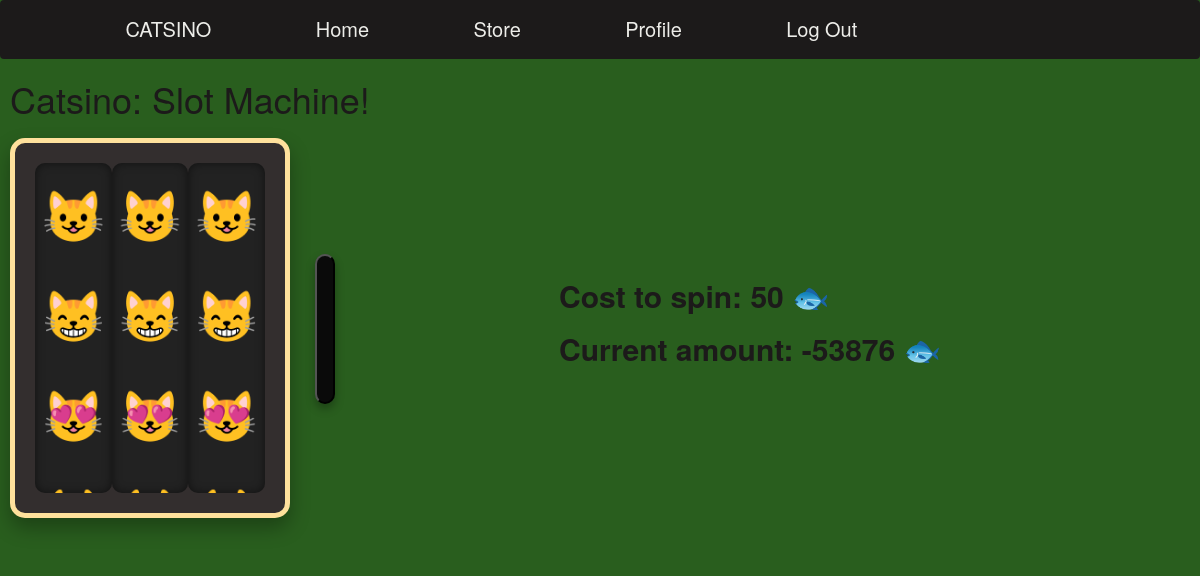
The app's page /slots (signed in), older data.
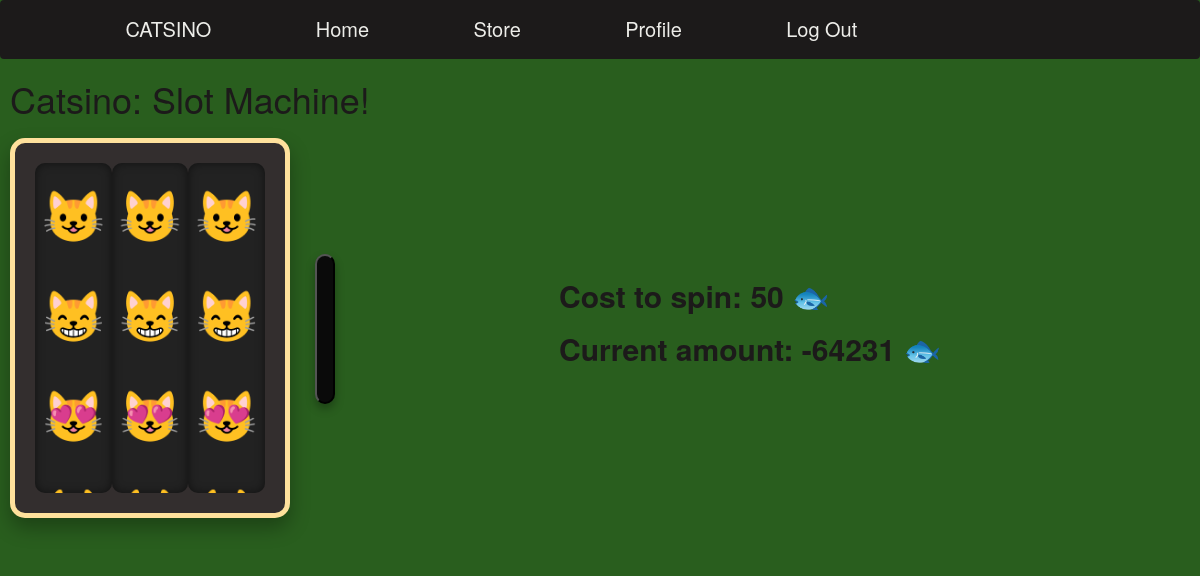
The same page, newer data.
### tables this page shows
CREATE TABLE user_base(username TEXT, password TEXT, pfp TEXT, path TEXT, inv TEXT, cash INTEGER, wins INTEGER);

### __init__.py (the view)
@app.route('/slots')
def slots():
    db = sqlite3.connect(DB_FILE)
    c = db.cursor()
    query = f"SELECT cash FROM user_base WHERE rowid={session['u_rowid'][0]}"
    c.execute(query)
    data = c.fetchall()
    db.commit()
    db.close()
    return render_template('slots.html', won=data[0][0])

### templates/slots.html (shortened to what this page needs)
<!DOCTYPE html>
<html>
<head>
  <link rel="stylesheet" href="https://maxcdn.bootstrapcdn.com/bootstrap/3.4.1/css/bootstrap.min.css">
  <link rel='stylesheet' href='../static/css/slots.css'>
</head>
<body>
  <div class="navbar">
    <div class='nav'>
      <a href='/'> CATSINO </a>
    </div>
    <div class="nav">
      <a href='/'> Home </a>
    </div>
    <div class="nav">
      <a href="/store"> Store </a>
    </div>
    <div class="nav">
      <a href="/profile"> Profile </a>
    </div>
    <div class="nav">
      <a href="/logout"> Log Out </a>
    </div>
  </div>
  <div class="titlebox">
    <h1 class="title">Catsino: Slot Machine! </h1>
  </div>
  <div class='slot-container'>
    <div class="slot-machine">
      <div class="reel" id="reel1">
        <div class="symbol-container" id="symbol-container1">
          <div class="symbol">😺</div>
          <div class="symbol">😸</div>
          <div class="symbol">😻</div>
          <div class="symbol">🙀</div>
        </div>
      </div>
      <div class="reel" id="reel2">
        <div class="symbol-container" id="symbol-container2">
          <div class="symbol">😺</div>
          <div class="symbol">😸</div>
          <div class="symbol">😻</div>
          <div class="symbol">🙀</div>
        </div>
      </div>
      <div class="reel" id="reel3">
        <div class="symbol-container" id="symbol-container3">
          <div class="symbol">😺</div>
          <div class="symbol">😸</div>
          <div class="symbol">😻</div>
          <div class="symbol">🙀</div>
        </div>
      </div>
      <input class="handle" id="handle" type="button">
    </div>
    <div class="spendtxt">
      <p class="cost"> Cost to spin: 50 🐟  </p>
      <p class="cost" > Current amount: <span id="balance">{{won}}</span> 🐟 </p>
    </div>
  </div>
  <div id="confetti" class="confetti"></div>
</body>
</html>

### static/css/slots.css (style rules this page uses)
* { margin: 0; padding: 0; box-sizing: border-box; }
body { background-color: #295E1E; }
.navbar { display: grid; grid-template-columns: auto auto auto auto auto auto auto auto auto auto; font-size: 20px; align-items: center; list-style-type: none; background-color: #1c1a1a; align-self: center; }
.nav { float: top; overflow: hidden; text-align: center; padding: 14px 16px; }
.nav a { color: #EDEDE9; text-decoration: none; }
.slot-container { display: grid; grid-template-columns: auto auto; align-items: center; }
.spendtxt { align-self: center; font-weight: bold; font-size: 30px; color: #1c1a1a; }
.titlebox { margin: 10px; align-items: center; color: #1c1a1a; }
.slot-machine { margin: 10px; display: flex; justify-content: space-around; align-items: center; width: 280px; height: 380px; background-color: #332e2e; border-radius: 15px; box-shadow: 0 10px 20px rgba(0, 0, 0, 0.3); position: relative; padding: 20px; border: 5px solid #ffe19c; }
.reel { width: 80px; height: 100%; overflow: hidden; border-radius: 10px; background-color: #222; display: flex; justify-content: center; align-items: center; position: relative; box-shadow: inset 0 0 10px rgba(0, 0, 0, 0.5); }
.symbol-container { position: absolute; top: 0; transition: transform 0.5s cubic-bezier(0.23, 1, 0.32, 1); }
.symbol { width: 80px; height: 100px; font-size: 50px; text-align: center; display: flex; justify-content: center; align-items: center; color: #ffe19c; }
.handle { position: absolute; right: -50px; top: 30%; width: 20px; height: 150px; background-color: #0a0a0a; border-radius: 10px; cursor: pointer; transition: transform 0.3s ease; box-shadow: 0 5px 10px rgba(0, 0, 0, 0.3); }
.confetti { position: fixed; width: 100%; height: 100%; pointer-events: none; z-index: 9999; }

Row changes from the older to the newer data that the page shows:
changed user_base: cash "-53876" → "-64231"
